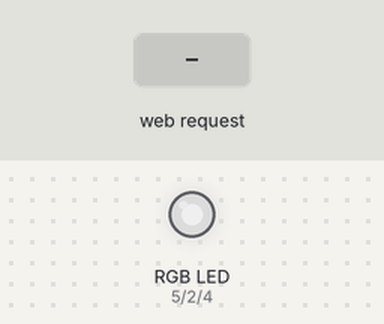
This sketch was run on a simulated ESP8266 (NodeMCU). Shown: an RGB LED mixed from three pins (HIGH = lit). The test bench sets the inputs (shaded band). Dim RGB values are drawn brighter than linear; WiFi joins after 1.5 s; servers stay silent unless stated; what the sketch prints to the serial monitor is not drawn.

Above: at 0.1 s.
At 8.8 s:
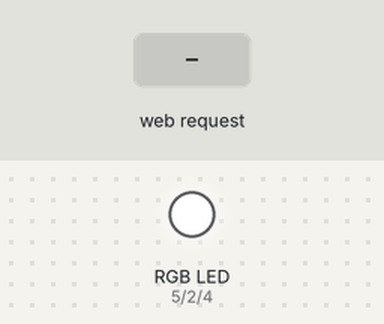
8.9 s: HTTP request GET / received
At 9.9 s:
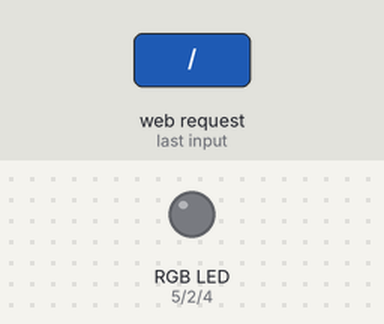
Timing chart, 0 to 11.9 s (numbered marks = the images above; inputs shaded):
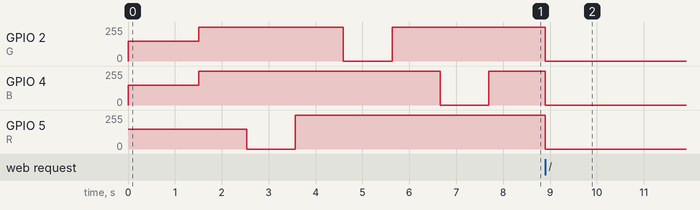

Measured:
- after the input at 8.9 s, GPIO 2 (G), GPIO 4 (B), GPIO 5 (R): 255/255 → 0/255 at once

The sketch:

esp8266Server_RGBLED.ino
```cpp
#include <ESP8266WiFi.h>
#include <WiFiClient.h>
#include <ESP8266WebServer.h>
#include <ESP8266mDNS.h>
const char* ssid = "Wifilink";         //Mention SSID
const char* password = "kmvgrp020";     //Mention Password
ESP8266WebServer server(80);
const int R = 5;                          // D1 of nodemcu
const int G = 2;                          // D3 of nodemcu
const int B = 4;                          // D2 of nodemcu
void handleRoot()
{
  String red = server.arg(0);          // read RGB arguments
  String green = server.arg(1);
  String blue = server.arg(2);
  analogWrite(R, red.toInt());
  analogWrite(G, green.toInt());
  analogWrite(B, blue.toInt());
  Serial.println(red.toInt());   // for TESTING
  Serial.println(green.toInt()); // for TESTING
  Serial.println(blue.toInt());  // for TESTING
  String webpage;
  webpage += "<!DOCTYPE HTML>\r\n";
  webpage += "<html>\r\n";
  webpage += "<header><title>ESP8266 RGB LED</title><h1>ESP8266 RGBLED</h1></header>";
  webpage += "<head>";
  webpage += "<meta name='mobile-web-app-capable' content='yes' />";
  webpage += "<meta name='viewport' content='width=device-width' />";
  webpage += "</head>";
  webpage += "<body style='margin: 0px; padding: 0px;'>";
  webpage += "<canvas id='colorspace'></canvas></body>";
  webpage += "<script type='text/javascript'>";
  webpage += "(function () {";
  webpage += " var canvas = document.getElementById('colorspace');";
  webpage += " var ctx = canvas.getContext('2d');";
  webpage += " function drawCanvas() {";
  webpage += " var colours = ctx.createLinearGradient(0, 0, window.innerWidth, 0);";
  webpage += " for(var i=0; i <= 360; i+=10) {";
  webpage += " colours.addColorStop(i/360, 'hsl(' + i + ', 100%, 50%)');";
  webpage += " }";
  webpage += " ctx.fillStyle = colours;";
  webpage += " ctx.fillRect(0, 0, window.innerWidth, window.innerHeight);";
  webpage += " var luminance = ctx.createLinearGradient(0, 0, 0, ctx.canvas.height);";
  webpage += " luminance.addColorStop(0, '#ffffff');";
  webpage += " luminance.addColorStop(0.05, '#ffffff');";
  webpage += " luminance.addColorStop(0.5, 'rgba(0,0,0,0)');";
  webpage += " luminance.addColorStop(0.95, '#000000');";
  webpage += " luminance.addColorStop(1, '#000000');";
  webpage += " ctx.fillStyle = luminance;";
  webpage += " ctx.fillRect(0, 0, ctx.canvas.width, ctx.canvas.height);";
  webpage += " }";
  webpage += " var eventLocked = false;";
  webpage += " function handleEvent(clientX, clientY) {";
  webpage += " if(eventLocked) {";
  webpage += " return;";
  webpage += " }";
  webpage += " function colourCorrect(v) {";
  webpage += " return Math.round(1023-(v*v)/64);";
  webpage += " }";
  webpage += " var data = ctx.getImageData(clientX, clientY, 1, 1).data;";
  webpage += " var params = [";
  webpage += " 'r=' + colourCorrect(data[0]),";
  webpage += " 'g=' + colourCorrect(data[1]),";
  webpage += " 'b=' + colourCorrect(data[2])";
  webpage += " ].join('&');";
  webpage += " var req = new XMLHttpRequest();";
  webpage += " req.open('POST', '?' + params, true);";
  webpage += " req.send();";
  webpage += " eventLocked = true;";
  webpage += " req.onreadystatechange = function() {";
  webpage += " if(req.readyState == 4) {";
  webpage += " eventLocked = false;";
  webpage += " }";
  webpage += " }";
  webpage += " }";
  webpage += " canvas.addEventListener('click', function(event) {";
  webpage += " handleEvent(event.clientX, event.clientY, true);";
  webpage += " }, false);";
  webpage += " canvas.addEventListener('touchmove', function(event){";
  webpage += " handleEvent(event.touches[0].clientX, event.touches[0].clientY);";
  webpage += "}, false);";
  webpage += " function resizeCanvas() {";
  webpage += " canvas.width = window.innerWidth;";
  webpage += " canvas.height = window.innerHeight;";
  webpage += " drawCanvas();";
  webpage += " }";
  webpage += " window.addEventListener('resize', resizeCanvas, false);";
  webpage += " resizeCanvas();";
  webpage += " drawCanvas();";
  webpage += " document.ontouchmove = function(e) {e.preventDefault()};";
  webpage += " })();";
  webpage += "</script><html>\r\n";
  server.send(200, "text/html", webpage);
}
void testRGB() { // fade in and out of Red, Green, Blue
  analogWrite(R, 1023);     // R off
  analogWrite(G, 1023);     // G off
  analogWrite(B, 1023);     // B off
  fade(R); // R
  fade(G); // G
  fade(B); // B
}
void fade(int pin) {
  for (int u = 0; u < 1024; u++) {
    analogWrite(pin,  1023 - u);
    delay(1);
  }
  for (int u = 0; u < 1024; u++) {
    analogWrite(pin, u);
    delay(1);
  }
}
void handleNotFound() {
  //digitalWrite(led, 1);
  String message = "File Not Found\n\n";
  message += "URI: ";
  message += server.uri();
  message += "\nMethod: ";
  message += (server.method() == HTTP_GET) ? "GET" : "POST";
  message += "\nArguments: ";
  message += server.args();
  message += "\n";
  for (uint8_t i = 0; i < server.args(); i++) {
    message += " " + server.argName(i) + ": " + server.arg(i) + "\n";
  }
  server.send(404, "text/plain", message);
  //digitalWrite(led, 0);
}
void setup(void) {
  pinMode(R, OUTPUT);
  pinMode(G, OUTPUT);
  pinMode(B, OUTPUT);
  analogWrite(R, 600);     // R
  analogWrite(G, 600);     // G
  analogWrite(B, 600);     // B
  Serial.begin(115200);
  WiFi.begin(ssid, password);
  Serial.println("");
  // Wait for connection
  while (WiFi.status() != WL_CONNECTED) {
    delay(500);
    Serial.print(".");
  }
  Serial.println("");
  Serial.print("Connected to ");
  Serial.println(ssid);
  Serial.print("IP address: ");
  Serial.println(WiFi.localIP());
  if (MDNS.begin("esp8266")) {
    Serial.println("MDNS responder started");
  }
  server.on("/", handleRoot);
  testRGB();
  server.onNotFound(handleNotFound);
  server.begin();
  Serial.println("HTTP server started");
}
void loop(void) {
  server.handleClient();
}
```
